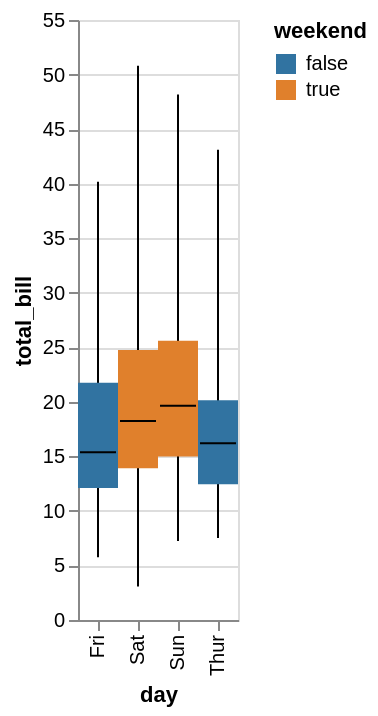

Here is the Vega-Lite specification saved for this chart:
### Vega-Lite specification from a JSON file in a GitHub repository (floating-point values rounded to 4 significant figures; data arrays with more than 128 entries replaced by an {"elided": "..."} marker saying what was removed)
{"$schema": "https://vega.github.io/schema/vega-lite/v5.json", "config": {"range": {"category": ["rgba(49,115,161,1)", "rgba(224,128,44,1)", "rgba(58,145,58,1)", "rgba(192,60,61,1)", "rgba(147,113,178,1)", "rgba(131,91,83,1)", "rgba(213,132,188,1)", "rgba(127,127,127,1)", "rgba(168,169,53,1)", "rgba(45,171,184,1)"]}, "view": {}}, "data": {"values": {"elided": "244 records"}}, "layer": [{"encoding": {"x": {"field": "day", "type": "nominal"}, "y": {"aggregate": "min", "field": "total_bill", "type": "quantitative"}, "y2": {"aggregate": "max", "field": "total_bill"}}, "mark": "rule"}, {"encoding": {"color": {"field": "weekend", "type": "nominal"}, "x": {"field": "day", "type": "nominal"}, "y": {"aggregate": "q1", "axis": {"title": "total_bill"}, "field": "total_bill", "type": "quantitative"}, "y2": {"aggregate": "q3", "field": "total_bill"}}, "mark": "bar"}, {"encoding": {"x": {"field": "day", "type": "nominal"}, "y": {"aggregate": "median", "field": "total_bill", "type": "quantitative"}}, "mark": {"color": "black", "size": 18, "type": "tick"}}]}
